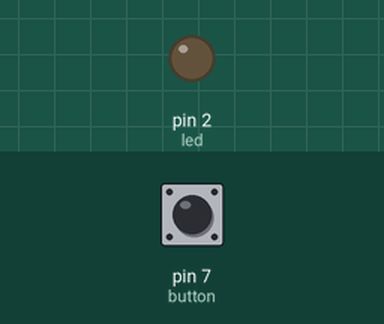
Recording of a sketch running on a simulated Arduino Uno, built with avr-gcc and run on an emulated ATmega328P. On the bench: output pins drawn as LEDs (lit = HIGH). The inputs (shaded band) are chosen by the test bench; at power-on: pin 7 (button) HIGH.

Above: at 1.2 s.
1.3 s: pin 7 (button) pulled LOW for 0.15 s
At 1.37 s:
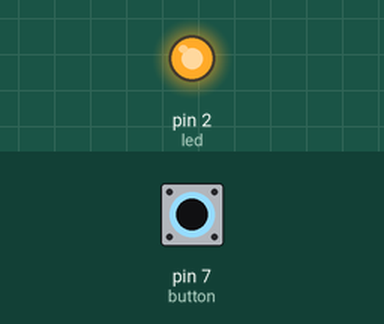
2.9 s: pin 7 (button) pulled LOW for 3.2 s
At 7.1 s:
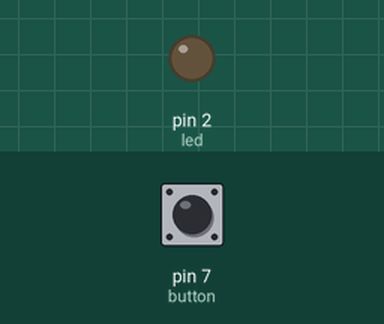
Timing chart, 0 to 8.6 s (numbered marks = the images above; inputs shaded):
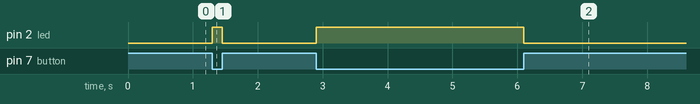

The sketch:

led_button_led.ino
```cpp
 int button =7;
 int led =2;
 int buttonState;

void setup() {
  pinMode(led, OUTPUT);
  pinMode(button, INPUT_PULLUP);
}

void loop(){
   buttonState = digitalRead(button);
  if (buttonState == LOW) {         // LOW=0,HIGH=1
    digitalWrite(led, HIGH);
  }
  else {
    digitalWrite(led, LOW);
  }
}
```

Measured:
- after the input at 1.3 s, pin 2 (led): LOW → HIGH at once, → LOW 0.15 s later
- after the input at 2.9 s, pin 2 (led): LOW → HIGH at once, → LOW 3.2 s later
